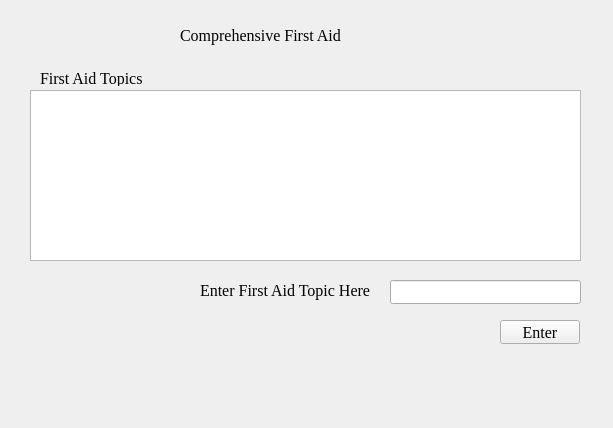
<?xml version="1.0" encoding="UTF-8"?>
<ui version="4.0">
 <class>win5</class>
 <widget class="QWidget" name="win5">
  <property name="geometry">
   <rect>
    <x>0</x>
    <y>0</y>
    <width>613</width>
    <height>428</height>
   </rect>
  </property>
  <property name="font">
   <font>
    <family>Times New Roman</family>
    <pointsize>12</pointsize>
   </font>
  </property>
  <property name="windowTitle">
   <string>Form</string>
  </property>
  <widget class="QTextBrowser" name="firstout">
   <property name="geometry">
    <rect>
     <x>30</x>
     <y>90</y>
     <width>551</width>
     <height>171</height>
    </rect>
   </property>
   <property name="styleSheet">
    <string notr="true">color: rgb(255, 255, 255);</string>
   </property>
  </widget>
  <widget class="QLabel" name="label">
   <property name="geometry">
    <rect>
     <x>40</x>
     <y>70</y>
     <width>161</width>
     <height>16</height>
    </rect>
   </property>
   <property name="styleSheet">
    <string notr="true">font: 700 14pt &quot;Times New Roman&quot;;</string>
   </property>
   <property name="text">
    <string>First Aid Topics</string>
   </property>
  </widget>
  <widget class="QLineEdit" name="firstIn">
   <property name="geometry">
    <rect>
     <x>390</x>
     <y>280</y>
     <width>191</width>
     <height>24</height>
    </rect>
   </property>
   <property name="styleSheet">
    <string notr="true"/>
   </property>
  </widget>
  <widget class="QPushButton" name="pushButton">
   <property name="geometry">
    <rect>
     <x>500</x>
     <y>320</y>
     <width>80</width>
     <height>24</height>
    </rect>
   </property>
   <property name="styleSheet">
    <string notr="true">font: 12pt &quot;Times New Roman&quot;;</string>
   </property>
   <property name="text">
    <string>Enter</string>
   </property>
  </widget>
  <widget class="QLabel" name="label_2">
   <property name="geometry">
    <rect>
     <x>200</x>
     <y>280</y>
     <width>191</width>
     <height>20</height>
    </rect>
   </property>
   <property name="styleSheet">
    <string notr="true">font: 12pt &quot;Times New Roman&quot;;</string>
   </property>
   <property name="text">
    <string>Enter First Aid Topic Here</string>
   </property>
  </widget>
  <widget class="QLabel" name="label_3">
   <property name="geometry">
    <rect>
     <x>180</x>
     <y>20</y>
     <width>271</width>
     <height>31</height>
    </rect>
   </property>
   <property name="styleSheet">
    <string notr="true">font: 700 italic 18pt &quot;Times New Roman&quot;;</string>
   </property>
   <property name="text">
    <string>Comprehensive First Aid</string>
   </property>
  </widget>
 </widget>
 <resources/>
 <connections/>
</ui>
